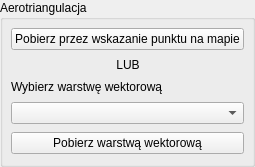
         <widget class="QgsCollapsibleGroupBox" name="aerotriangulacja_groupBox">
          <property name="enabled">
           <bool>true</bool>
          </property>
          <property name="title">
           <string>Aerotriangulacja</string>
          </property>
          <property name="collapsed">
           <bool>true</bool>
          </property>
          <property name="saveCollapsedState">
           <bool>false</bool>
          </property>
          <layout class="QVBoxLayout" name="verticalLayout_14">
           <property name="leftMargin">
            <number>8</number>
           </property>
           <property name="topMargin">
            <number>8</number>
           </property>
           <property name="rightMargin">
            <number>8</number>
           </property>
           <property name="bottomMargin">
            <number>10</number>
           </property>
           <property name="spacing">
            <number>8</number>
           </property>
           <item>
            <widget class="QPushButton" name="aerotriangulacja_capture_btn">
             <property name="text">
              <string>Pobierz przez wskazanie punktu na mapie</string>
             </property>
             <property name="cursor">
              <cursorShape>PointingHandCursor</cursorShape>
             </property>
             <property name="icon">
              <iconset>
               <normaloff>../images/pin.svg</normaloff>../images/pin.svg</iconset>
             </property>
             <property name="role" stdset="0">
              <string notr="true">primary</string>
             </property>
            </widget>
           </item>
           <item>
            <layout class="QHBoxLayout" name="horizontalLayout_or_aerotriangulacja">
             <property name="spacing">
              <number>0</number>
             </property>
             <item>
              <widget class="QFrame" name="line_or_l_aerotriangulacja">
               <property name="sizePolicy">
                <sizepolicy hsizetype="Expanding" vsizetype="Fixed">
                 <horstretch>1</horstretch>
                 <verstretch>0</verstretch>
                </sizepolicy>
               </property>
               <property name="frameShape">
                <enum>QFrame::NoFrame</enum>
               </property>
              </widget>
             </item>
             <item>
              <widget class="QLabel" name="label_28">
               <property name="text">
                <string>LUB</string>
               </property>
               <property name="alignment">
                <set>Qt::AlignCenter</set>
               </property>
               <property name="role" stdset="0">
                <string notr="true">divider</string>
               </property>
              </widget>
             </item>
             <item>
              <widget class="QFrame" name="line_or_r_aerotriangulacja">
               <property name="sizePolicy">
                <sizepolicy hsizetype="Expanding" vsizetype="Fixed">
                 <horstretch>1</horstretch>
                 <verstretch>0</verstretch>
                </sizepolicy>
               </property>
               <property name="frameShape">
                <enum>QFrame::NoFrame</enum>
               </property>
              </widget>
             </item>
            </layout>
           </item>
           <item>
            <widget class="QLabel" name="label_29">
             <property name="text">
              <string>Wybierz warstwę wektorową</string>
             </property>
             <property name="role" stdset="0">
              <string notr="true">field-title</string>
             </property>
            </widget>
           </item>
           <item>
            <widget class="QgsMapLayerComboBox" name="aerotriangulacja_mapLayerComboBox" />
           </item>
           <item>
            <widget class="QPushButton" name="aerotriangulacja_fromLayer_btn">
             <property name="text">
              <string>Pobierz warstwą wektorową</string>
             </property>
             <property name="cursor">
              <cursorShape>PointingHandCursor</cursorShape>
             </property>
             <property name="icon">
              <iconset>
               <normaloff>../images/layers.svg</normaloff>../images/layers.svg</iconset>
             </property>
             <property name="role" stdset="0">
              <string notr="true">primary</string>
             </property>
            </widget>
           </item>
          </layout>
         </widget>
